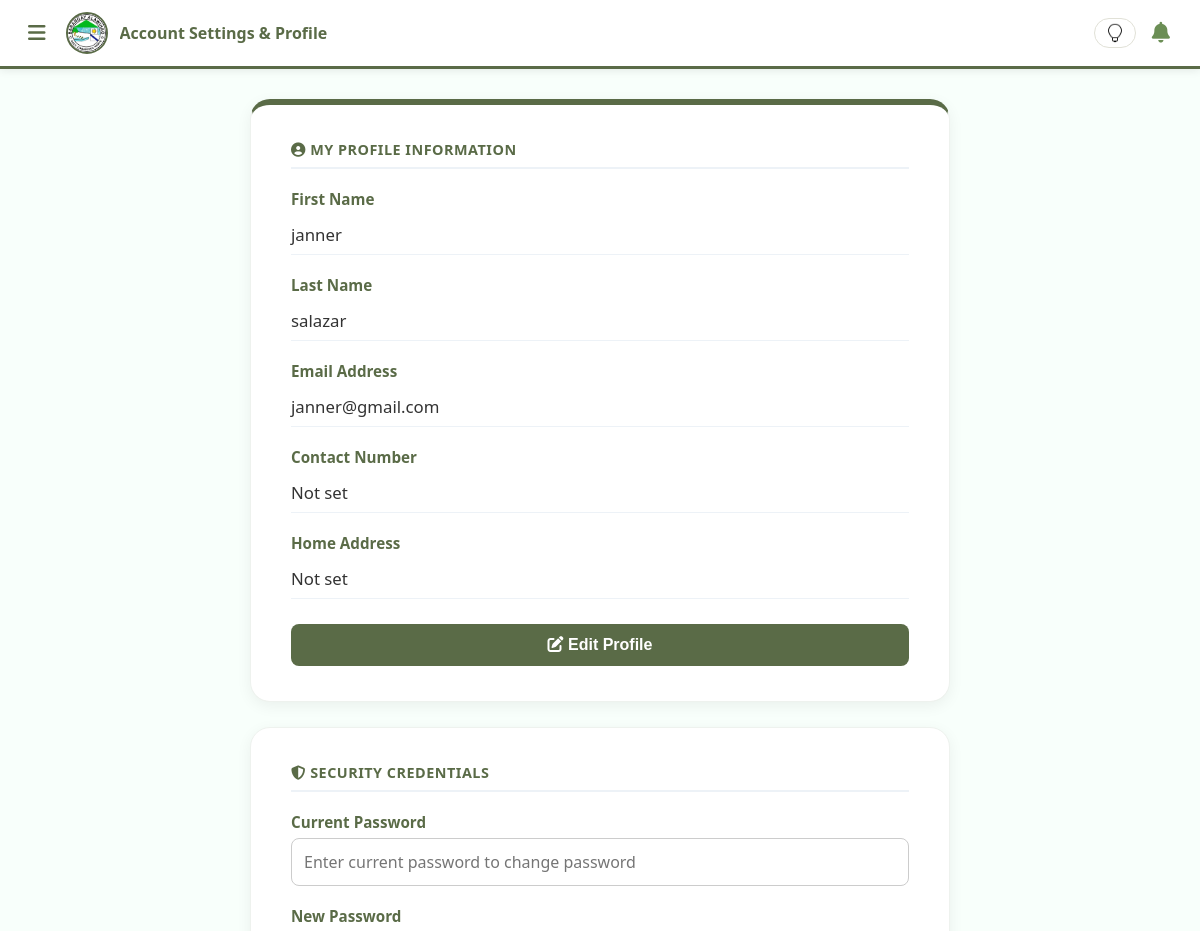
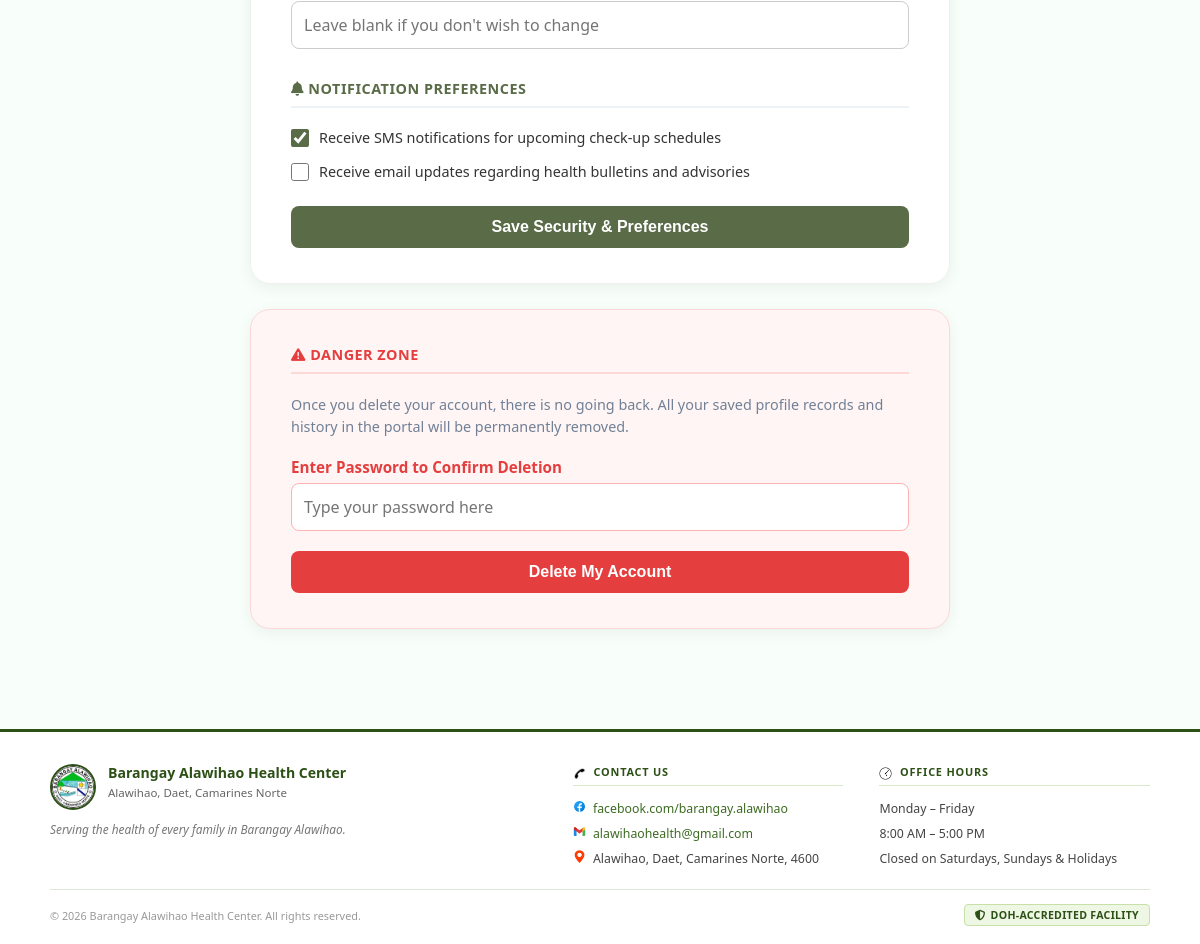
/user_settings.php (signed in), run on the app's committed database (2 pictures, top to bottom).
### tables this page shows
CREATE TABLE `users` (
  `id` int(11) NOT NULL,
  `generated_id` varchar(20) DEFAULT NULL,
  `first_name` varchar(50) NOT NULL,
  `last_name` varchar(50) NOT NULL,
  `email` varchar(100) NOT NULL,
  `password` varchar(255) NOT NULL,
  `role` enum('Super Admin','Admin','User') DEFAULT 'User',
  `status` enum('Pending','Approved','Disapproved') DEFAULT 'Approved',
  `reset_code` varchar(6) DEFAULT NULL,
  `reset_expiry` datetime DEFAULT NULL,
  `created_at` timestamp NOT NULL DEFAULT current_timestamp(),
  `last_activity` datetime DEFAULT current_timestamp(),
  `contact_number` varchar(50) DEFAULT NULL,
  `address` varchar(50) DEFAULT NULL
);

### user_settings.php (the view, shortened to what this page needs)
<?php
include 'db_connect.php';
$user_id = $_SESSION['user_id'];
$sql = "SELECT * FROM users WHERE id = '$user_id'";
$result = $conn->query($sql);
$user = $result->fetch_assoc();
?>
<!DOCTYPE html>
<html lang="fil">
<head>
<?php $notif_path=''; include 'notif_assets.php'; ?>
</head>
<body class="sidebar-closed">
<div class="topbar">
    <div class="topbar-brand">
        <button class="hamburger-btn" onclick="toggleSidebar()" title="Toggle Sidebar">
            <i class="fa fa-bars"></i>
        </button>
        <img src="image/logo.jpg?v=<?= time() ?>" alt="Brgy Logo" class="logo-img">
        <span class="page-label">Account Settings & Profile</span>
    </div>
    <?php include 'notif_bell.php'; ?>
</div>
<div id="main">
    <div class="settings-container">
        <div class="settings-card profile-card-header">
            <div class="settings-section-title"><i class="fa fa-user-circle"></i> My Profile Information</div>
            <form id="profileForm" method="POST">
                <div class="form-group">
                    <label>First Name</label>
                    <div class="info-value"><?php echo htmlspecialchars($user['first_name'] ?? ''); ?></div>
                </div>
                <div class="form-group">
                    <label>Last Name</label>
                    <div class="info-value"><?php echo htmlspecialchars($user['last_name'] ?? ''); ?></div>
                </div>
                <div class="form-group">
                    <label>Email Address</label>
                    <div class="info-value"><?php echo htmlspecialchars($user['email'] ?? ''); ?></div>
                </div>
                <div class="form-group">
                    <label>Contact Number</label>
                    <div class="info-value"><?php echo htmlspecialchars($user['contact_number'] ?? 'Not set'); ?></div>
                </div>
                <div class="form-group">
                    <label>Home Address</label>
                    <div class="info-value"><?php echo htmlspecialchars($user['address'] ?? 'Not set'); ?></div>
                </div>
                <div class="button-group">
                    <button type="button" id="editBtn" class="btn btn-edit" onclick="toggleEdit(true)"><i class="fa fa-pen-to-square"></i> Edit Profile</button>
                </div>
            </form>
        </div>
        <div class="settings-card">
            <form action="update_settings.php" method="POST">
                <div class="settings-section-title"><i class="fa fa-shield-halved"></i> Security Credentials</div>
                <div class="form-group">
                    <label for="current_password">Current Password</label>
                    <input type="password" id="current_password" name="current_password" class="settings-input" placeholder="Enter current password to change password">
                </div>
                <div class="form-group">
                    <label for="new_password">New Password</label>
                    <input type="password" id="new_password" name="new_password" class="settings-input" placeholder="Leave blank if you don't wish to change">
                </div>
                <div class="settings-section-title" style="margin-top: 30px;"><i class="fa fa-bell"></i> Notification Preferences</div>
                <label class="checkbox-group">
                    <input type="checkbox" name="sms_reminders" checked>
                    Receive SMS notifications for upcoming check-up schedules
                </label>
                <label class="checkbox-group">
                    <input type="checkbox" name="email_updates">
                    Receive email updates regarding health bulletins and advisories
                </label>
                <div style="margin-top: 25px;">
                    <button type="submit" class="btn btn-primary-action">Save Security & Preferences</button>
                </div>
            </form>
        </div>
        <div class="settings-card danger-card">
            <div class="settings-section-title danger-title"><i class="fa fa-triangle-exclamation"></i> Danger Zone</div>
            <p class="danger-text">Once you delete your account, there is no going back. All your saved profile records and history in the portal will be permanently removed.</p>
            <form action="delete_account.php" method="POST" onsubmit="return confirm('Are you sure you want to permanently delete your account? This action cannot be undone.');">
                <div class="form-group">
                    <label for="delete_password" style="color: #E53E3E;">Enter Password to Confirm Deletion</label>
                    <input type="password" id="delete_password" name="delete_password" class="settings-input" placeholder="Type your password here" required style="border-color: #FEB2B2;">
                </div>
                <button type="submit" class="btn btn-danger">Delete My Account</button>
            </form>
        </div>
    </div>
</div>
<?php include 'admin/footer.php'; ?>
</body>
</html>

### theme.css (style rules this page uses)
*, *::before, *::after { transition: background-color 0.25s ease, color 0.2s ease, border-color 0.2s ease, box-shadow 0.2s ease; }
:root, [data-theme="light"] { --dm-bg: #F9F9F4; --dm-surface: #FFFFFF; --dm-surface2: #F4F7F0; --dm-text: #2D2D2D; --dm-text2: #555; --dm-muted: #6b7280; --dm-border: #E1E1D7; --dm-hover: #F0F5EC; --dm-sage: #8DAE74; --dm-dark-sage: #5A6B47; --dm-input-bg: #FFFFFF; --dm-input-border: #E1E1D7; --dm-card-shadow: 0 2px 8px rgba(0,0,0,0.06); --dm-sidebar-bg: #FFFFFF; --dm-topbar-bg: #FFFFFF; --dm-topbar-border:#E1E1D7; --dm-table-head: #F4F4ED; --dm-table-stripe: #F9FAF6; --dm-badge-bg: #F0F5EC; }

### user_settings.php (style rules this page uses)
:root { --green: #5A6B47; --accent: #6B8E55; --light: #8DAE74; --bg: #f8fffb; --white: #ffffff; --text: #333333; --muted: #666666; --sidebar-width: 260px; --border-color: #edf2ed; }
* { margin: 0; padding: 0; box-sizing: border-box; }
body { font-family: 'Segoe UI', sans-serif; background: var(--bg); color: var(--text); }
.topbar { background: var(--white); border-bottom: 3px solid var(--green); padding: 12px 20px; display: flex; align-items: center; justify-content: space-between; position: sticky; top: 0; z-index: 200; box-shadow: 0 2px 8px rgba(0,0,0,0.08); margin-left: var(--sidebar-width); width: calc(100% - var(--sidebar-width)); transition: margin-left 0.3s ease, width 0.3s ease; }
body.sidebar-closed .topbar { margin-left: 0; width: 100%; }
.topbar-brand { display: flex; align-items: center; gap: 12px; min-width: 0; flex: 1; }
.topbar .hamburger-btn { background: none; border: none; cursor: pointer; color: var(--green); font-size: 20px; padding: 4px 8px; border-radius: 8px; transition: background 0.2s; display: inline-flex; align-items: center; justify-content: center; flex-shrink: 0; }
.topbar .logo-img { width: 42px; height: 42px; min-width: 42px; border-radius: 50%; object-fit: cover; border: 2px solid var(--green); background: #eef2ee; flex-shrink: 0; }
.topbar .page-label { font-size: 1rem; font-weight: 600; color: var(--green); white-space: nowrap; overflow: hidden; text-overflow: ellipsis; }
#main { margin-left: var(--sidebar-width); width: calc(100% - var(--sidebar-width)); transition: margin-left 0.3s ease, width 0.3s ease; padding: 30px 24px 60px; display: flex; flex-direction: column; align-items: center; min-height: calc(100vh - 70px); }
body.sidebar-closed #main { margin-left: 0; width: 100%; }
.settings-container { width: 100%; max-width: 700px; display: flex; flex-direction: column; gap: 25px; }
.settings-card { background: var(--white); width: 100%; padding: 35px 40px; border-radius: 20px; box-shadow: 0 4px 15px rgba(0,0,0,0.06); border: 1px solid #eef2ee; }
.profile-card-header { border-top: 6px solid var(--green); margin-top: 0; }
.settings-section-title { font-size: 0.9rem; font-weight: 700; color: var(--green); margin-bottom: 20px; padding-bottom: 8px; border-bottom: 2px solid var(--border-color); text-transform: uppercase; letter-spacing: 0.5px; }
.form-group { margin-bottom: 20px; }
label { display: block; margin-bottom: 6px; font-weight: 600; color: var(--green); font-size: 0.95rem; }
.info-value { font-size: 1.05rem; color: #333; padding: 8px 0; border-bottom: 1px solid var(--border-color); margin-bottom: 5px; }
.edit-input, .settings-input { width: 100%; padding: 12px; border: 1px solid #ccc; border-radius: 8px; box-sizing: border-box; font-family: inherit; font-size: 1rem; transition: border-color 0.2s; }
.checkbox-group { display: flex; align-items: center; gap: 10px; font-size: 0.9rem; margin-bottom: 15px; cursor: pointer; color: var(--text); font-weight: 500; }
.checkbox-group input { width: 18px; height: 18px; accent-color: var(--green); cursor: pointer; }
.button-group { display: flex; gap: 12px; margin-top: 25px; }
.btn { padding: 12px 25px; border-radius: 8px; cursor: pointer; font-weight: 600; border: none; transition: 0.2s; text-align: center; font-size: 1rem; }
.btn-edit { background: var(--green); color: white; flex: 1; }
.btn-primary-action { background: var(--green); color: white; width: 100%; }
.danger-card { border: 1px solid #FED7D7; background-color: #FFF5F5; }
.danger-title { color: #E53E3E; border-bottom: 2px solid #FED7D7; }
.danger-text { font-size: 0.9rem; color: #718096; margin-bottom: 20px; line-height: 1.5; }
.btn-danger { background-color: #E53E3E; color: #FFFFFF; width: 100%; }

### admin/footer.php (style rules this page uses)
body { flex-wrap: wrap; }

### data on the page
users: first_name "janner", last_name "salazar", email "janner@gmail.com", contact_number "Not set", address "Not set"
